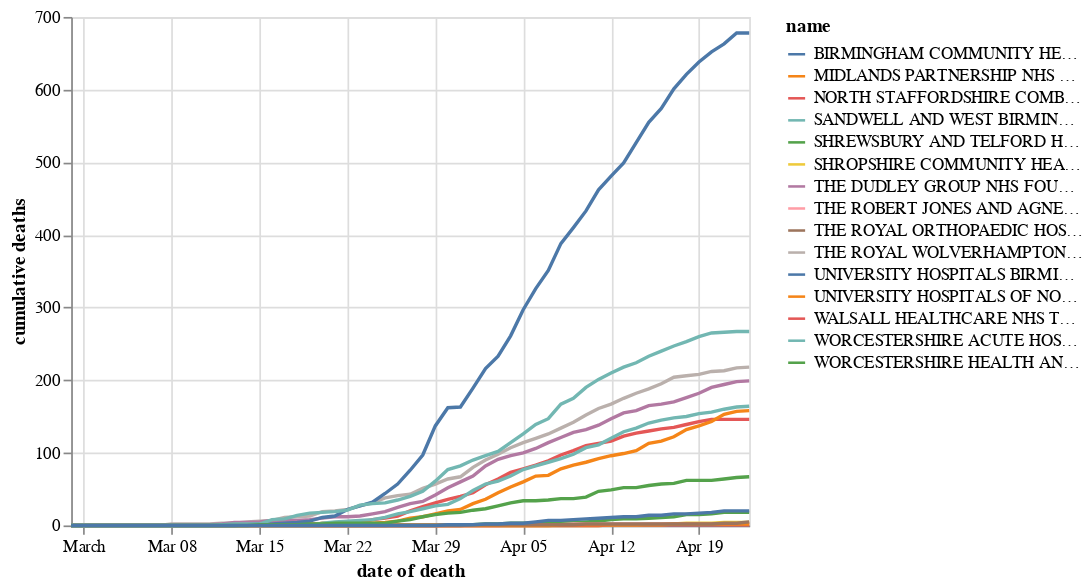

This figure's notebook cell:
### Markdown cell above
### Cumulative

### Code cell
alt.Chart(chart_doddbt).mark_line().encode(
    x='date of death',
    y='cumulative deaths',
    color='name'
)

### Figure 1 — Vega-Lite specification as saved in the notebook (floating-point values rounded to 4 significant figures; data arrays with more than 128 entries replaced by an {"elided": "..."} marker saying what was removed)
{"config": {"view": {"continuousWidth": 400, "continuousHeight": 300}}, "data": {"name": "data-3dc94f9d6c11908bcc2d732bf8425a0b"}, "mark": "line", "encoding": {"color": {"type": "nominal", "field": "name"}, "x": {"type": "temporal", "field": "date of death"}, "y": {"type": "quantitative", "field": "cumulative deaths"}}, "$schema": "https://vega.github.io/schema/vega-lite/v4.8.1.json", "datasets": {"data-3dc94f9d6c11908bcc2d732bf8425a0b": {"elided": "825 records"}}}
